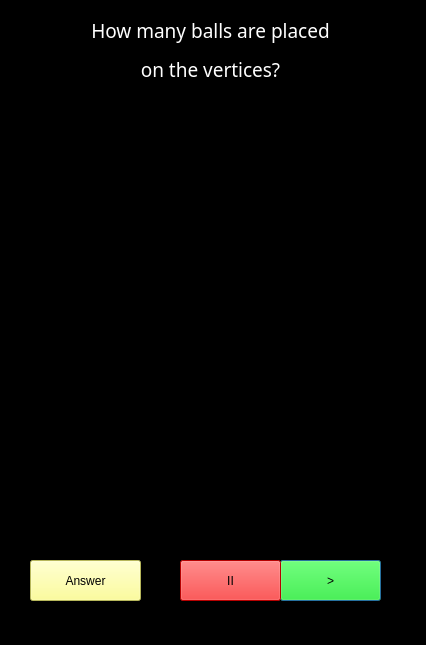
<?xml version="1.0" encoding="UTF-8"?>
<ui version="4.0">
 <class>Dialog2</class>
 <widget class="QDialog" name="Dialog2">
  <property name="geometry">
   <rect>
    <x>0</x>
    <y>0</y>
    <width>426</width>
    <height>645</height>
   </rect>
  </property>
  <property name="minimumSize">
   <size>
    <width>426</width>
    <height>645</height>
   </size>
  </property>
  <property name="maximumSize">
   <size>
    <width>426</width>
    <height>645</height>
   </size>
  </property>
  <property name="windowTitle">
   <string>Visualisation</string>
  </property>
  <property name="styleSheet">
   <string notr="true">background-color: rgb(0, 0, 0);
color: rgb(255, 255, 255);</string>
  </property>
  <widget class="QLabel" name="label">
   <property name="geometry">
    <rect>
     <x>0</x>
     <y>0</y>
     <width>426</width>
     <height>645</height>
    </rect>
   </property>
   <property name="minimumSize">
    <size>
     <width>426</width>
     <height>645</height>
    </size>
   </property>
   <property name="maximumSize">
    <size>
     <width>426</width>
     <height>645</height>
    </size>
   </property>
   <property name="styleSheet">
    <string notr="true">background-color: rgb(0, 0, 0);
font: 11pt &quot;Ubuntu&quot;;
color: rgb(255, 255, 255);

</string>
   </property>
   <property name="text">
    <string/>
   </property>
  </widget>
  <widget class="QPushButton" name="pushButton">
   <property name="geometry">
    <rect>
     <x>280</x>
     <y>560</y>
     <width>101</width>
     <height>41</height>
    </rect>
   </property>
   <property name="styleSheet">
    <string notr="true">font: 11pt &quot;Ubuntu&quot;;
background-color: rgb(0, 255, 0);
border-color: rgb(159, 64, 191);
color: rgb(0, 0, 0);</string>
   </property>
   <property name="text">
    <string>&gt;</string>
   </property>
  </widget>
  <widget class="QPushButton" name="pushButton_2">
   <property name="geometry">
    <rect>
     <x>180</x>
     <y>560</y>
     <width>101</width>
     <height>41</height>
    </rect>
   </property>
   <property name="styleSheet">
    <string notr="true">font: 11pt &quot;Ubuntu&quot;;
background-color: rgb(255, 0, 0);
border-color: rgb(159, 64, 191);
color: rgb(0, 0, 0);</string>
   </property>
   <property name="text">
    <string>II</string>
   </property>
  </widget>
  <widget class="QLabel" name="label_2">
   <property name="geometry">
    <rect>
     <x>-10</x>
     <y>-10</y>
     <width>441</width>
     <height>121</height>
    </rect>
   </property>
   <property name="font">
    <font>
     <family>Reem Kufi</family>
     <pointsize>14</pointsize>
    </font>
   </property>
   <property name="styleSheet">
    <string notr="true">background-color: rgb(0, 0, 0);
color: rgb(255, 255, 255)


</string>
   </property>
   <property name="text">
    <string>&lt;html&gt;&lt;head/&gt;&lt;body&gt;&lt;p align=&quot;center&quot;&gt;How many balls are placed&lt;/p&gt;&lt;p align=&quot;center&quot;&gt; on the vertices?&lt;/p&gt;&lt;/body&gt;&lt;/html&gt;</string>
   </property>
  </widget>
  <widget class="QPushButton" name="pushButton_3">
   <property name="geometry">
    <rect>
     <x>30</x>
     <y>560</y>
     <width>111</width>
     <height>41</height>
    </rect>
   </property>
   <property name="styleSheet">
    <string notr="true">background-color: rgb(255, 255, 127);
color: rgb(0, 0, 0);</string>
   </property>
   <property name="text">
    <string>Answer</string>
   </property>
  </widget>
  <zorder>label</zorder>
  <zorder>pushButton</zorder>
  <zorder>pushButton_2</zorder>
  <zorder>pushButton_3</zorder>
  <zorder>label_2</zorder>
 </widget>
 <resources/>
 <connections/>
</ui>
